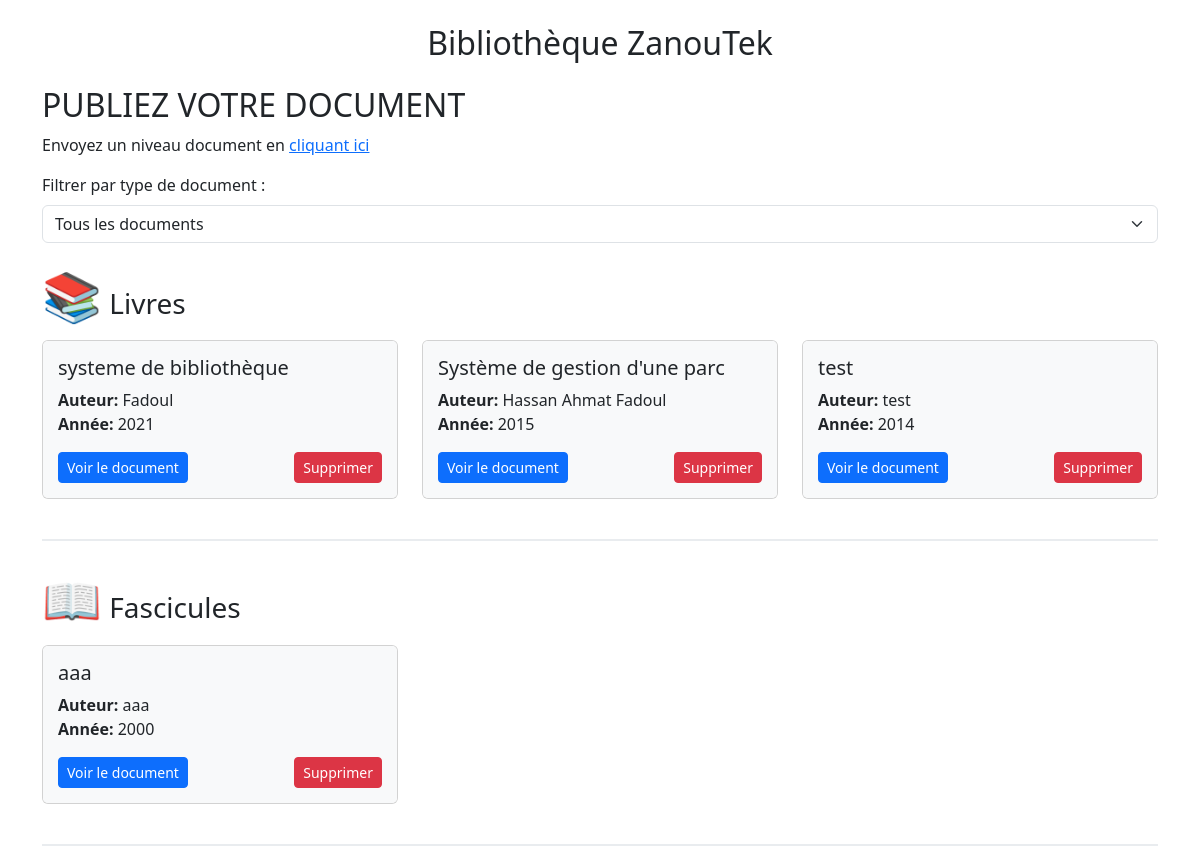
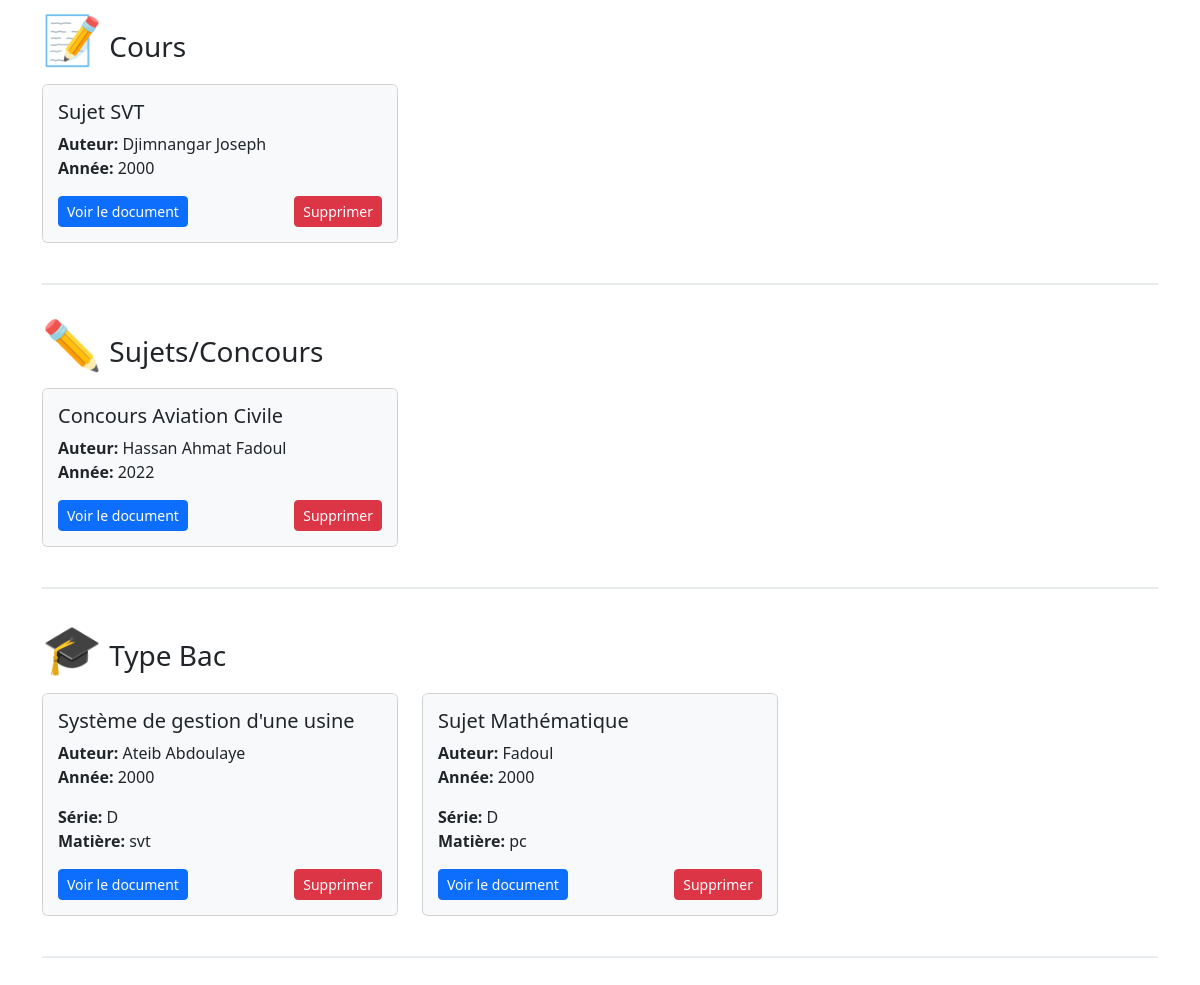
The app's page /admin/index.php with its own data (2 pictures, top to bottom).
### tables this page shows
CREATE TABLE `documents` (
  `id` int(11) NOT NULL,
  `titre` varchar(255) NOT NULL,
  `auteur` varchar(100) NOT NULL,
  `universite` varchar(100) DEFAULT NULL,
  `annee` int(11) NOT NULL,
  `type_document` enum('livre','type_bac','fascicule','cours','sujet') NOT NULL,
  `serie` enum('A','C','D','G') DEFAULT NULL,
  `niveau` enum('A','F','autre') DEFAULT NULL,
  `matiere` enum('math','pc','svt','arabe') DEFAULT NULL,
  `fichier` varchar(255) NOT NULL,
  `date_creation` timestamp NOT NULL DEFAULT current_timestamp(),
  `statut` enum('en_attente','approuve','rejete') DEFAULT 'en_attente'
);

### admin/index.php (the view, shortened to what this page needs)
<?php
include 'config.php';
$types = [
    "livre" => ["titre" => "Livres", "icon" => "📚"],
    "fascicule" => ["titre" => "Fascicules", "icon" => "📖"],
    "cours" => ["titre" => "Cours", "icon" => "📝"],
    "sujet" => ["titre" => "Sujets/Concours", "icon" => "✏️"],
    "type_bac" => ["titre" => "Type Bac", "icon" => "🎓"]
];
$sql = "SELECT * FROM documents ORDER BY type_document, annee DESC";
$stmt = $pdo->query($sql);
$documents = $stmt->fetchAll(PDO::FETCH_ASSOC);
$groupedDocuments = [];
foreach ($documents as $doc) {
    $type = $doc['type_document'];
    $groupedDocuments[$type][] = $doc;
}
?>
<!DOCTYPE html>
<html lang="fr">
<head>
    <link rel="stylesheet" href="https://cdn.jsdelivr.net/npm/bootstrap@5.3.3/dist/css/bootstrap.min.css">
</head>
<body>
    <div class="container">
        <h2 class="text-center my-4">Bibliothèque ZanouTek</h2>
        <section id="publication">
        <h2>PUBLIEZ VOTRE DOCUMENT</h2>
        <p>Envoyez un niveau document en <a href="submit.php">cliquant ici</a></p>
    </section>
        <div class="mb-4">
            <label for="typeFilter" class="form-label">Filtrer par type de document :</label>
            <select id="typeFilter" class="form-select">
                <option value="">Tous les documents</option>
            </select>
        </div>
        <?php foreach ($types as $typeKey => $typeInfo) : ?>
            <?php if (!empty($groupedDocuments[$typeKey])) : ?>
                <div class="document-type-section" data-type="<?= $typeKey ?>">
                    <h3 class="mb-3">
                        <span class="document-icon"><?= $typeInfo['icon'] ?></span>
                        <?= $typeInfo['titre'] ?>
                    </h3>
                    <div class="row">
                        <?php foreach ($groupedDocuments[$typeKey] as $doc) : ?>
                            <div class="col-md-4">
                                <div class="card document-card">
                                    <div class="document-details">
                                        <h5><?= $doc['titre'] ?></h5>
                                        <p>
                                            <strong>Auteur:</strong> <?= $doc['auteur'] ?><br>
                                            <strong>Année:</strong> <?= $doc['annee'] ?>
                                        </p>
                                        <?php if ($typeKey === 'type_bac'): ?>
                                            <p>
                                                <strong>Série:</strong> <?= $doc['serie'] ?? 'N/A' ?><br>
                                                <strong>Matière:</strong> <?= $doc['matiere'] ?? 'N/A' ?>
                                            </p>
                                        <?php endif; ?>
                                        <div class="d-flex justify-content-between">
                                            <a href="uploads/<?= $doc['fichier'] ?>"
                                               target="_blank" class="btn btn-sm btn-primary">
                                                Voir le document
                                            </a>
                                            <a href="index.php?sup=<?= $doc['id'] ?>"
                                               class="btn btn-sm btn-danger"
                                               onclick="return confirm('Supprimer ce document ?');">
                                                Supprimer
                                            </a>
                                        </div>
                                    </div>
                                </div>
                            </div>
                        <?php endforeach; ?>
                    </div>
                </div>
            <?php endif; ?>
        <?php endforeach; ?>
    </div>
</body>
</html>

### admin/index.php (style rules this page uses)
.document-card { transition: transform 0.3s ease, box-shadow 0.3s ease; margin-bottom: 20px; overflow: hidden; }
.document-icon { font-size: 3rem; margin-bottom: 15px; }
.document-details { padding: 15px; background-color: #f8f9fa; }
.document-type-section { margin-bottom: 30px; border-bottom: 2px solid #e9ecef; padding-bottom: 20px; }

### records on screen
documents: titre "systeme de bibliothèque", auteur "Fadoul", annee "2021"
documents: titre "Système de gestion d'une parc", auteur "Hassan Ahmat Fadoul", annee "2015"
documents: titre "test", auteur "test", annee "2014"
documents: titre "aaa", auteur "aaa", annee "2000"
documents: titre "Sujet SVT", auteur "Djimnangar Joseph", annee "2000"
documents: titre "Concours Aviation Civile", auteur "Hassan Ahmat Fadoul", annee "2022"
documents: titre "Système de gestion d'une usine", auteur "Ateib Abdoulaye", annee "2000", serie "D", matiere "svt"
documents: titre "Sujet Mathématique", auteur "Fadoul", annee "2000", serie "D", matiere "pc"

### other values on screen
$typeInfo['icon'] "📚"
$typeInfo['titre'] "Livres"
$typeInfo['icon'] "📖"
$typeInfo['titre'] "Fascicules"
$typeInfo['icon'] "📝"
$typeInfo['titre'] "Cours"
$typeInfo['icon'] "✏️"
$typeInfo['titre'] "Sujets/Concours"
$typeInfo['icon'] "🎓"
$typeInfo['titre'] "Type Bac"
